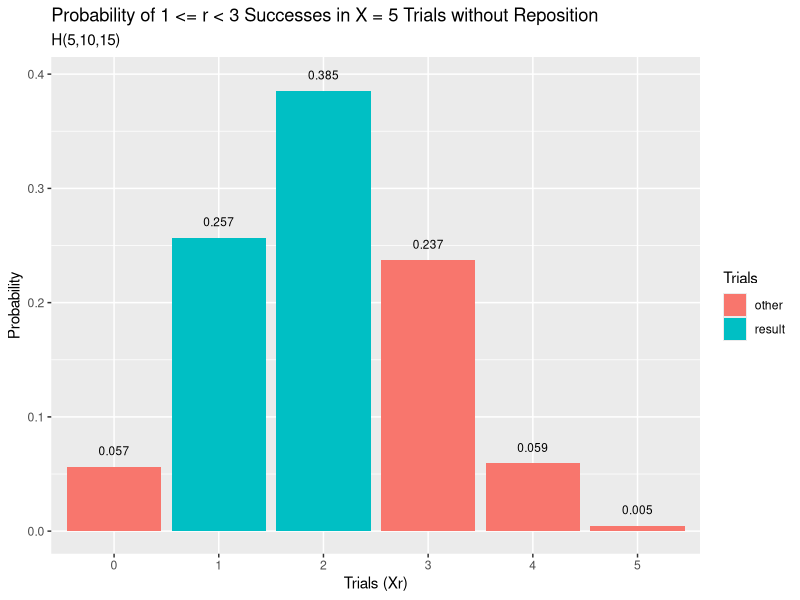

Recreate this plot in R.
ipak <- function(pkg){
  new.pkg <- pkg[!(pkg %in% installed.packages()[, "Package"])]
  if (length(new.pkg)) 
    install.packages(new.pkg, dependencies = TRUE)
  sapply(pkg, require, character.only = TRUE)
}

packages <- c("dplyr", "ggplot2")
ipak(packages)

## clase consiste de 10 varones y 15 mujeres, y que se selecciona al azar un grupo de 5 estudiantes de la clase. X: número de varones seleccionados

# c) P(1 ≤ X < 3)

m <- 10      ## varones
n <- 15      ## mujeres
k <- 5       ## intentos sin reposicion

result <- phyper(2, m, n, k) - phyper(0, m, n, k)

data.frame(x = 0:5, prob = dhyper(x = 0:5, m, n, k)) %>%
  mutate(Trials = ifelse((x > 0) & (x < 3), "result", "other")) %>%
  ggplot(aes(x = factor(x), y = prob, fill = Trials)) +
    geom_col() +
    geom_text(
      aes(label = round(prob,3), y = prob + 0.01),
      position = position_dodge(0.9),
      size = 3,
      vjust = 0
      ) +
    labs(title = "Probability of 1 <= r < 3 Successes in X = 5 Trials without Reposition",
        subtitle = "H(5,10,15)",
        x = "Trials (Xr)",
        y = "Probability") 

# d) Calcule E(X). Calcule la V(X).

E <- k * ( m / (m+n) )
V <- k * ( m / (m+n) ) * ( n / (m+n) ) * ( ((m+n) - k) / ((m+n) - 1) )
